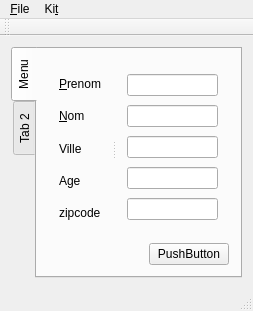
<?xml version="1.0" encoding="UTF-8"?>
<ui version="4.0">
 <class>MainWindow</class>
 <widget class="QMainWindow" name="MainWindow">
  <property name="geometry">
   <rect>
    <x>0</x>
    <y>0</y>
    <width>253</width>
    <height>311</height>
   </rect>
  </property>
  <property name="windowTitle">
   <string>MainWindow</string>
  </property>
  <widget class="QWidget" name="centralWidget">
   <layout class="QVBoxLayout" name="verticalLayout_4">
    <item>
     <widget class="QTabWidget" name="tabWidget">
      <property name="tabPosition">
       <enum>QTabWidget::West</enum>
      </property>
      <property name="currentIndex">
       <number>0</number>
      </property>
      <widget class="QWidget" name="tab">
       <attribute name="title">
        <string>Menu</string>
       </attribute>
       <layout class="QHBoxLayout" name="horizontalLayout_2">
        <item>
         <layout class="QVBoxLayout" name="verticalLayout_3">
          <item>
           <widget class="QSplitter" name="splitter">
            <property name="orientation">
             <enum>Qt::Horizontal</enum>
            </property>
            <widget class="QWidget" name="">
             <layout class="QVBoxLayout" name="verticalLayout_2">
              <item>
               <widget class="QLabel" name="label_prenom">
                <property name="text">
                 <string>&amp;Prenom</string>
                </property>
                <property name="buddy">
                 <cstring>lineEdit_prenom</cstring>
                </property>
               </widget>
              </item>
              <item>
               <widget class="QLabel" name="label_nom">
                <property name="text">
                 <string>&amp;Nom</string>
                </property>
                <property name="buddy">
                 <cstring>lineEdit_nom</cstring>
                </property>
               </widget>
              </item>
              <item>
               <widget class="QLabel" name="label_nom_3">
                <property name="text">
                 <string>Ville</string>
                </property>
                <property name="buddy">
                 <cstring>lineEdit_nom</cstring>
                </property>
               </widget>
              </item>
              <item>
               <widget class="QLabel" name="label_nom_2">
                <property name="text">
                 <string>Age</string>
                </property>
                <property name="buddy">
                 <cstring>lineEdit_nom</cstring>
                </property>
               </widget>
              </item>
              <item>
               <widget class="QLabel" name="label_nom_4">
                <property name="text">
                 <string>zipcode</string>
                </property>
                <property name="buddy">
                 <cstring>lineEdit_nom</cstring>
                </property>
               </widget>
              </item>
             </layout>
            </widget>
            <widget class="QWidget" name="">
             <layout class="QVBoxLayout" name="verticalLayout">
              <item>
               <widget class="QLineEdit" name="lineEdit_nom"/>
              </item>
              <item>
               <widget class="QLineEdit" name="lineEdit_prenom"/>
              </item>
              <item>
               <widget class="QLineEdit" name="lineEdit_prenom_2"/>
              </item>
              <item>
               <widget class="QLineEdit" name="lineEdit_prenom_3"/>
              </item>
              <item>
               <widget class="QLineEdit" name="lineEdit_prenom_4"/>
              </item>
             </layout>
            </widget>
           </widget>
          </item>
          <item>
           <layout class="QHBoxLayout" name="horizontalLayout">
            <item>
             <spacer name="horizontalSpacer">
              <property name="orientation">
               <enum>Qt::Horizontal</enum>
              </property>
              <property name="sizeHint" stdset="0">
               <size>
                <width>40</width>
                <height>20</height>
               </size>
              </property>
             </spacer>
            </item>
            <item>
             <widget class="QPushButton" name="pushButton_ok">
              <property name="text">
               <string>PushButton</string>
              </property>
             </widget>
            </item>
           </layout>
          </item>
         </layout>
        </item>
       </layout>
       <zorder>label_prenom</zorder>
       <zorder>horizontalSpacer</zorder>
       <zorder></zorder>
       <zorder>splitter</zorder>
      </widget>
      <widget class="QWidget" name="tab_2">
       <attribute name="title">
        <string>Tab 2</string>
       </attribute>
      </widget>
     </widget>
    </item>
   </layout>
   <zorder>lineEdit_nom</zorder>
   <zorder>lineEdit_prenom</zorder>
   <zorder>label_nom</zorder>
   <zorder>label_prenom</zorder>
   <zorder>pushButton_ok</zorder>
   <zorder></zorder>
   <zorder>horizontalSpacer</zorder>
   <zorder>lineEdit_prenom_2</zorder>
   <zorder>label_nom_2</zorder>
   <zorder>label_nom_3</zorder>
   <zorder>lineEdit_prenom_3</zorder>
   <zorder>label_nom_4</zorder>
   <zorder>lineEdit_prenom_4</zorder>
   <zorder>horizontalSpacer</zorder>
   <zorder>tabWidget</zorder>
  </widget>
  <widget class="QMenuBar" name="menuBar">
   <property name="geometry">
    <rect>
     <x>0</x>
     <y>0</y>
     <width>253</width>
     <height>25</height>
    </rect>
   </property>
   <widget class="QMenu" name="menuFile">
    <property name="title">
     <string>&amp;File</string>
    </property>
    <addaction name="actionCreate"/>
   </widget>
   <widget class="QMenu" name="menuKit">
    <property name="title">
     <string>Ki&amp;t</string>
    </property>
   </widget>
   <addaction name="menuFile"/>
   <addaction name="menuKit"/>
  </widget>
  <widget class="QToolBar" name="mainToolBar">
   <attribute name="toolBarArea">
    <enum>TopToolBarArea</enum>
   </attribute>
   <attribute name="toolBarBreak">
    <bool>false</bool>
   </attribute>
  </widget>
  <widget class="QStatusBar" name="statusBar"/>
  <action name="actionCreate">
   <property name="text">
    <string>Create</string>
   </property>
  </action>
 </widget>
 <layoutdefault spacing="6" margin="11"/>
 <tabstops>
  <tabstop>lineEdit_nom</tabstop>
  <tabstop>lineEdit_prenom</tabstop>
  <tabstop>lineEdit_prenom_2</tabstop>
  <tabstop>lineEdit_prenom_3</tabstop>
  <tabstop>lineEdit_prenom_4</tabstop>
  <tabstop>pushButton_ok</tabstop>
 </tabstops>
 <resources/>
 <connections/>
</ui>
